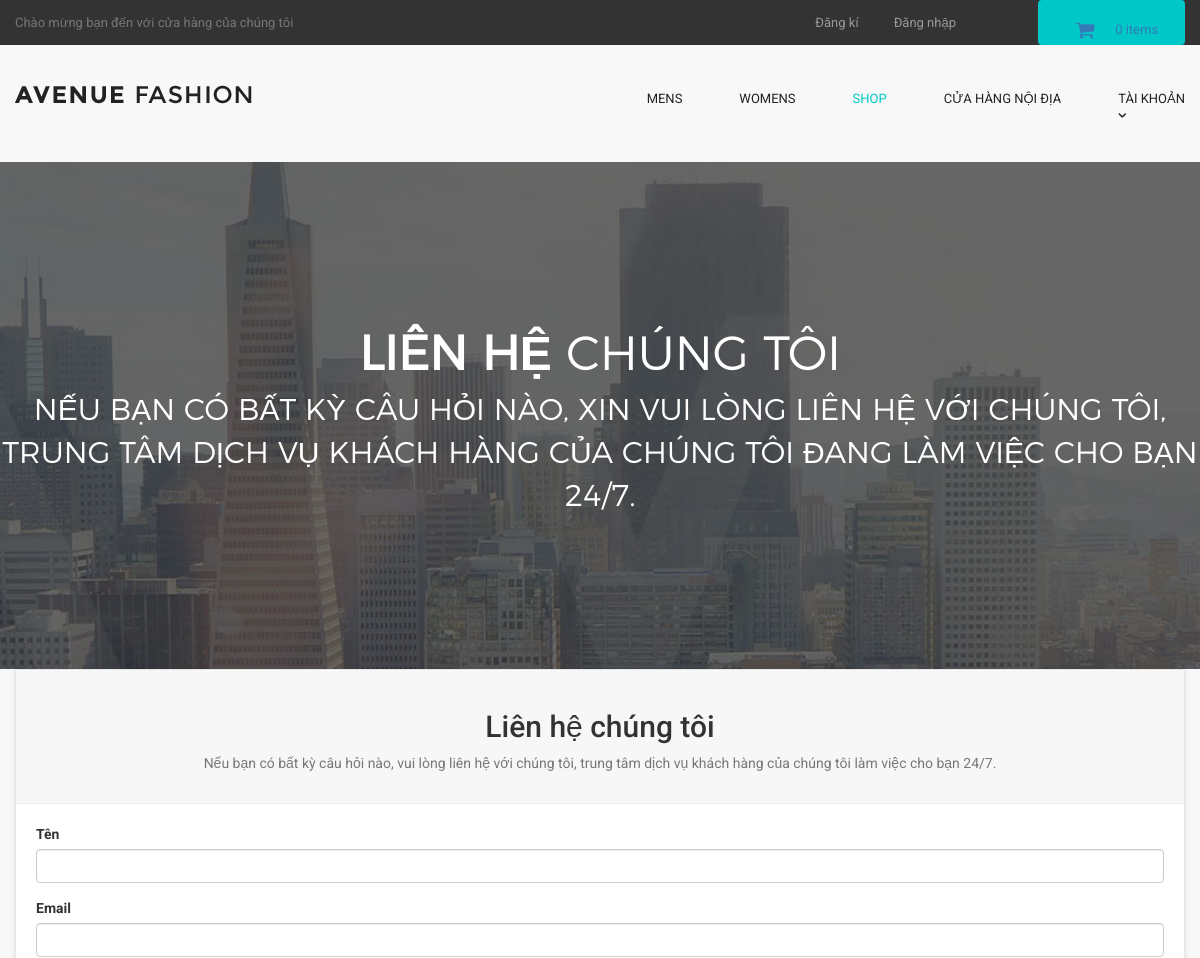
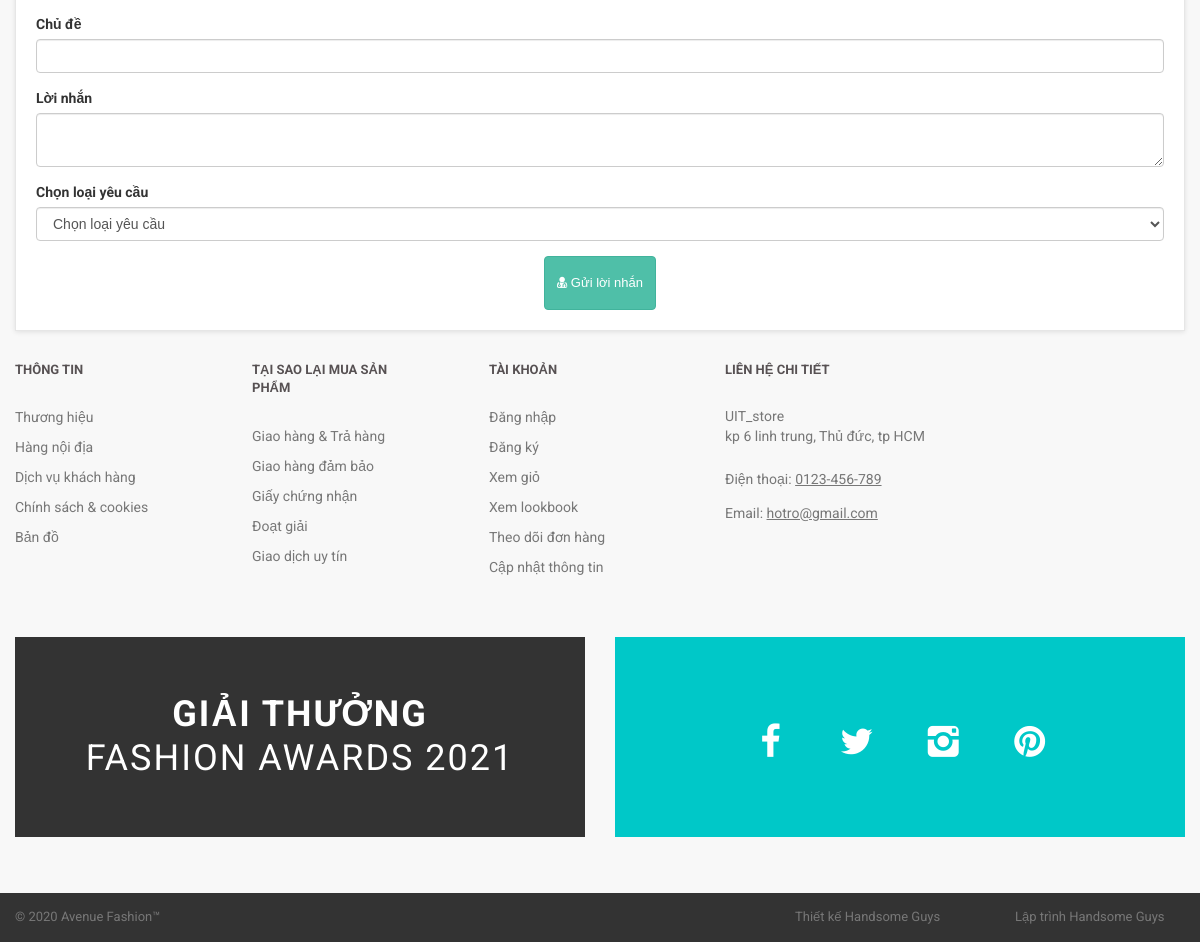
The page /contact.php on the database its author committed (2 pictures, top to bottom).
### tables this page shows
CREATE TABLE `contact_us` (
  `contact_id` int(10) NOT NULL,
  `contact_email` text NOT NULL,
  `contact_heading` text NOT NULL,
  `contact_desc` text NOT NULL
);

### contact.php (the view, shortened to what this page needs)
<?php
include("includes/db.php");
include("includes/header.php");
include("includes/main.php");
?>
  <main>
    <div class="nero">
      <div class="nero__heading">
        <span class="nero__bold">Liên hệ</span> Chúng tôi
      </div>
      <p class="nero__text">
Nếu bạn có bất kỳ câu hỏi nào, xin vui lòng liên hệ với chúng tôi, trung tâm dịch vụ khách hàng của chúng tôi đang làm việc cho bạn 24/7.
      </p>
    </div>
  </main>
<div class="col-md-12" >
<div class="box" >
<div class="box-header" >
<center>
<?php
$get_contact_us = "select * from contact_us";
$run_conatct_us = mysqli_query($con,$get_contact_us);
$row_conatct_us = mysqli_fetch_array($run_conatct_us);
$contact_heading = $row_conatct_us['contact_heading'];
$contact_desc = $row_conatct_us['contact_desc'];
?>
<h2> <?php echo $contact_heading; ?> </h2>
<p class="text-muted" >
<?php echo $contact_desc; ?>
</p>
</center>
</div>
<form action="contact.php" method="post" >
<div class="form-group" >
<label>Tên</label>
<input type="text" class="form-control" name="name" required>
</div>
<div class="form-group">
<label>Email</label>
<input type="text" class="form-control" name="email" required>
</div>
<div class="form-group">
<label> Chủ đề </label>
<input type="text" class="form-control" name="subject" required>
</div>
<div class="form-group">
<label> Lời nhắn </label>
<textarea class="form-control" name="message"> </textarea>
</div>
<div class="form-group">
<label> Chọn loại yêu cầu </label>
<select name="enquiry_type" class="form-control">
<option> Chọn loại yêu cầu </option>
</select>
</div>
<div class="text-center">
<button type="submit" name="submit" class="btn btn-primary">
<i class="fa fa-user-md"></i> Gửi lời nhắn
</button>
</div>
</form>
</div>
</div>
<?php
include("includes/footer.php");
?>
</body>
</html>

### styles/backend.css (style rules this page uses)
html { font-family: "Roboto", Helvetica, Arial, sans-serif; line-height: 1.15; -ms-text-size-adjust: 100%; -webkit-text-size-adjust: 100% }
body { margin: 0 }
figcaption, figure, main { display: block }
button, input, optgroup, select, textarea { font-family: sans-serif; font-size: 100%; line-height: 1.15; margin: 0 }
button, input { overflow: visible }
button, select { text-transform: none }
[type=reset], [type=submit], button, html [type=button] { -webkit-appearance: button }
textarea { overflow: auto }
html { box-sizing: border-box }
body { min-width: 1190px; font-family: Montserrat, sans-serif; font-weight: 400; background-color: white; }
.btn { display: inline-block; vertical-align: top; font-size: 13px; line-height: 40px; text-decoration: none; -webkit-transition: .3s; transition: .3s }
.nero { padding-top: 160px; padding-bottom: 140px; font-family: 'montserratlight', sans-serif; text-align: center; text-transform: uppercase; color: #FFF; background: #666 url("../images/banner-ave.jpg") no-repeat; background-size: cover; background-position: center; }
.nero__heading { font-size: 48px; }
.nero__bold { font-weight: 700; }
.nero__text { font-size: 30px; }

### styles/style.css (style rules this page uses)
body { font-family: "Roboto", Helvetica, Arial, sans-serif; font-size: 14px; line-height: 1.42857143; color: #333333; background-color: #f0f0f0; overflow-x: hidden; }
.btn-primary { color:rgb(255, 255, 255); background-color:rgb(79, 191, 168); border-color:rgb(65, 179, 156); }
.box { background: #fff; margin: 0 0 30px; border: solid 1px #e6e6e6; box-sizing: border-box; padding:20px; box-shadow: 0 1px 5px rgba(0, 0, 0, 0.1); }
.box .box-header { background:#f7f7f7; margin:-20px -20px 20px; padding:20px; border-bottom: solid 1px #eeeeee; }

### rows shown on the page
contact_us: contact_heading "Liên hệ chúng tôi", contact_desc "Nếu bạn có bất kỳ câu hỏi nào, vui lòng liên hệ với chúng tôi, trung tâm dịch vụ khách hàng của chúng tôi làm việc cho bạn 24/7."

### other values the page prints
$count_items "0"
